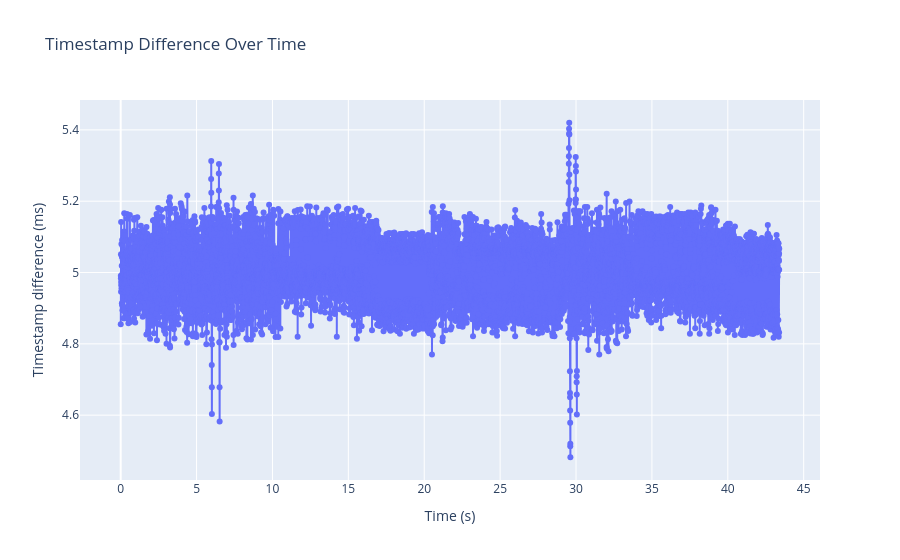

This figure's notebook cell:
### Code cell
timestamp_diffs = data["Timestamp_ms"].diff()

diff_fig = go.Figure(
    go.Scatter(
        x=data.loc[timestamp_diffs.notna(), "Timestamp_ms"] / 1000,
        y=timestamp_diffs.dropna(),
        mode="lines+markers",
        name="Timestamp difference",
    )
)
diff_fig.update_layout(
    title="Timestamp Difference Over Time",
    xaxis_title="Time (s)",
    yaxis_title="Timestamp difference (ms)",
)
diff_fig.show()

### Figure 1 — Plotly figure (JSON) as saved in the notebook; plotly's stock layout.template omitted (floating-point values rounded to 4 significant figures; data arrays with more than 128 entries replaced by an {"elided": "..."} marker saying what was removed)
{"data": [{"mode": "lines+markers", "name": "Timestamp difference", "type": "scatter", "x": {"elided": "8678 float values"}, "y": {"elided": "8678 float values"}}], "layout": {"title": {"text": "Timestamp Difference Over Time"}, "xaxis": {"title": {"text": "Time (s)"}}, "yaxis": {"title": {"text": "Timestamp difference (ms)"}}}}
